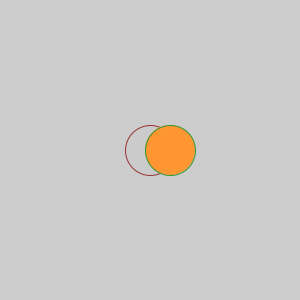
Frame 1 (no input)
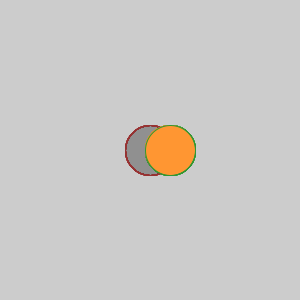
Frame 60 (the mouse pressed at the canvas centre just before this capture)
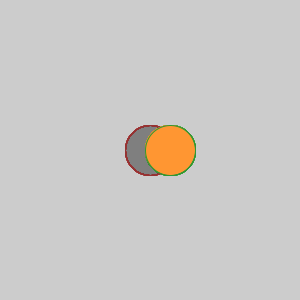
Frame 120 (the mouse held since frame 60 and released just before this capture)

The Processing sketch that drew these frames (run headless with seeded random() and noise(); from frame 60 on, the mouse is pressed at the canvas centre):

// Processing sketch: processing_109082
// ── processing_109082.pde

int posx=150;
int posy=150;

void setup()
{
  size(300,300);
}
void draw()
{
   drawCircle();
}

void drawCircle()
{
  stroke(150,50,50);
  fill(0,0,0,1);
  ellipse(posx,posy,50,50);
  stroke(50,150,50);
  fill(255,150,50);
  ellipse(170,150,50,50);
}
